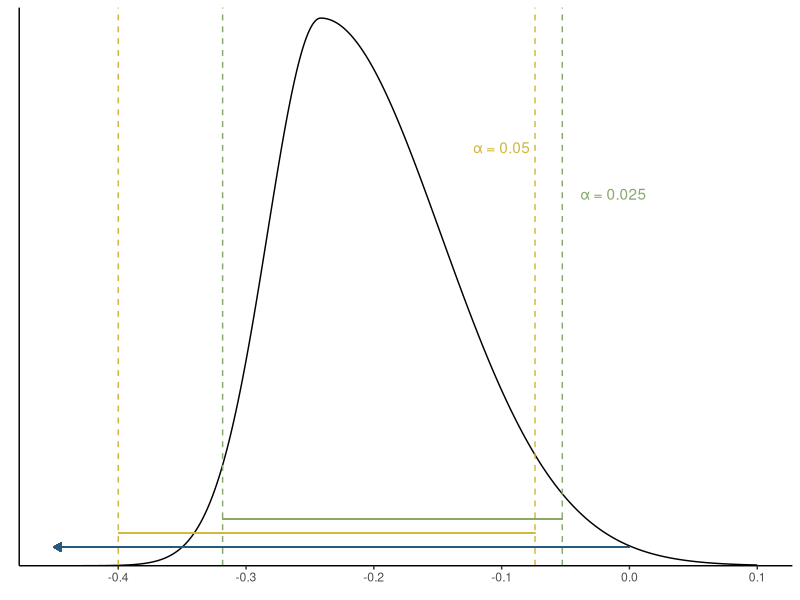

This chart was generated by the following R code:
library(dplyr)
library(ggplot2)
library(fGarch)

x <- seq(-0.45, 0.1, length.out = 1000)
y <- dsnorm(x, mean = -.2, sd = .07, xi = 1.5)

values <- rsnorm(1000, mean = -.2, sd = .07, xi = 1.5)

ci95 <- bayestestR::ci(values, ci = 0.95, method = "ETI")
ci90 <- bayestestR::ci(values, ci = 0.90, method = "ETI")

ci_plt <- ggplot(data.frame(x = x, y = y), aes(x, y)) +
  geom_line() +
  theme_classic() +
  scale_y_continuous(limits = c(0,6), expand=c(0,0)) +
  xlab(element_blank()) +
  ylab(element_blank()) +
  geom_vline(xintercept = ci95$CI_low, color = "#87A96B", linetype = "dashed") +
  geom_vline(xintercept = ci95$CI_high, color = "#87A96B", linetype = "dashed") +
  geom_vline(xintercept = ci90$CI_high, color = "#d0b740", linetype = "dashed") +
  geom_vline(xintercept = -0.4, color = "#d0b740", linetype = "dashed") +
  geom_segment(aes(x = -0.4, y = 0.35, xend = ci90$CI_high, yend = 0.35), color = "#d0b740") +
  geom_segment(aes(x = ci95$CI_low, y = 0.5, xend = ci95$CI_high, yend = 0.5), color = "#87A96B") +
  geom_segment(aes(x = 0, y = 0.2, xend = -.45, yend = 0.2), color = "#28587B", arrow = arrow(length=unit(0.2,"cm"), ends="last", type = "closed")) +
  theme(#axis.text.x=element_blank(),
        #axis.ticks.x=element_blank(),
        axis.text.y=element_blank(),
        axis.ticks.y=element_blank(),
        #axis.line = element_line(colour = 'black', size = 2)
        ) +
  annotate("text", label = "\u03B1 = 0.025", x = ci95$CI_high + 0.04, y = 4, color = "#87A96B") +
  annotate("text", label = "\u03B1 = 0.05", x = -0.1, y = 4.5, color = "#d0b740")

ggsave(here::here("figures/power_check_conceptual.jpg"), ci_plt, width = 6, height = 4)
